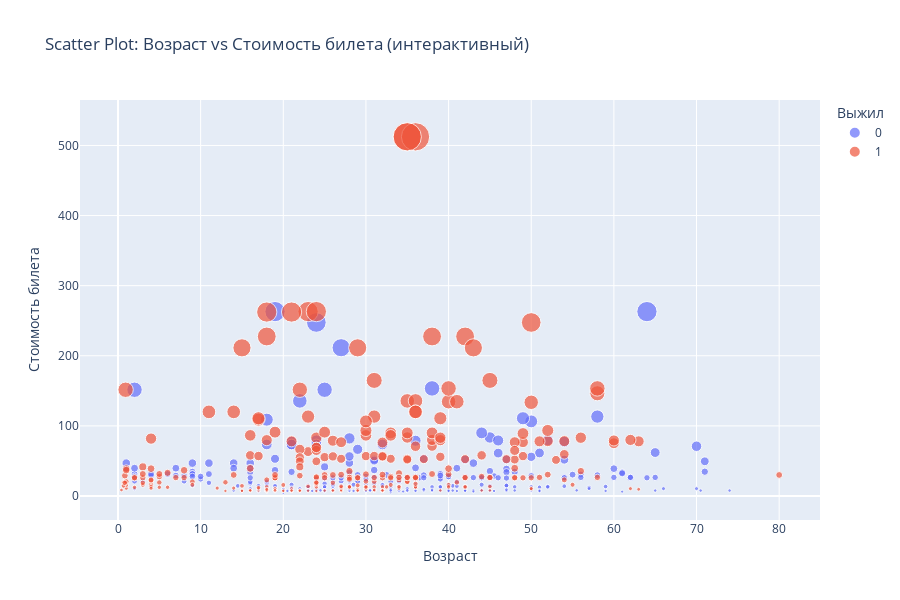

Write notebook code for a chart like this one.
### Code cell
df_viz = df_combined.dropna(subset=[age_col_viz, fare_col_viz, survived_col_viz]).copy()
hover_cols = ['Pclass', 'Sex']

fig = px.scatter(
    df_viz,
    x=age_col_viz,
    y=fare_col_viz,
    color=survived_col_viz,
    size=fare_col_viz,
    hover_data=hover_cols,
    title='Scatter Plot: Возраст vs Стоимость билета (интерактивный)',
    labels={age_col_viz: 'Возраст', fare_col_viz: 'Стоимость билета', survived_col_viz: 'Выжил'}
)
fig.update_layout(width=900, height=600)
fig.show()

### Figure 1 — Plotly figure (JSON) as saved in the notebook; plotly's stock layout.template omitted (floating-point values rounded to 4 significant figures; data arrays with more than 128 entries replaced by an {"elided": "..."} marker saying what was removed)
{"data": [{"customdata": {"elided": "424x2 mixed values"}, "hovertemplate": "Выжил=0<br>Возраст=%{x}<br>Стоимость билета=%{marker.size}<br>Pclass=%{customdata[0]}<br>Sex=%{customdata[1]}<extra></extra>", "legendgroup": "0", "marker": {"color": "#636efa", "size": {"elided": "424 float values"}, "sizemode": "area", "sizeref": 1.281, "symbol": "circle"}, "mode": "markers", "name": "0", "orientation": "v", "showlegend": true, "type": "scatter", "x": {"elided": "424 float values"}, "xaxis": "x", "y": {"elided": "424 float values"}, "yaxis": "y"}, {"customdata": {"elided": "290x2 mixed values"}, "hovertemplate": "Выжил=1<br>Возраст=%{x}<br>Стоимость билета=%{marker.size}<br>Pclass=%{customdata[0]}<br>Sex=%{customdata[1]}<extra></extra>", "legendgroup": "1", "marker": {"color": "#EF553B", "size": {"elided": "290 float values"}, "sizemode": "area", "sizeref": 1.281, "symbol": "circle"}, "mode": "markers", "name": "1", "orientation": "v", "showlegend": true, "type": "scatter", "x": {"elided": "290 float values"}, "xaxis": "x", "y": {"elided": "290 float values"}, "yaxis": "y"}], "layout": {"height": 600, "legend": {"itemsizing": "constant", "title": {"text": "Выжил"}, "tracegroupgap": 0}, "title": {"text": "Scatter Plot: Возраст vs Стоимость билета (интерактивный)"}, "width": 900, "xaxis": {"anchor": "y", "domain": [0, 1], "title": {"text": "Возраст"}}, "yaxis": {"anchor": "x", "domain": [0, 1], "title": {"text": "Стоимость билета"}}}}
